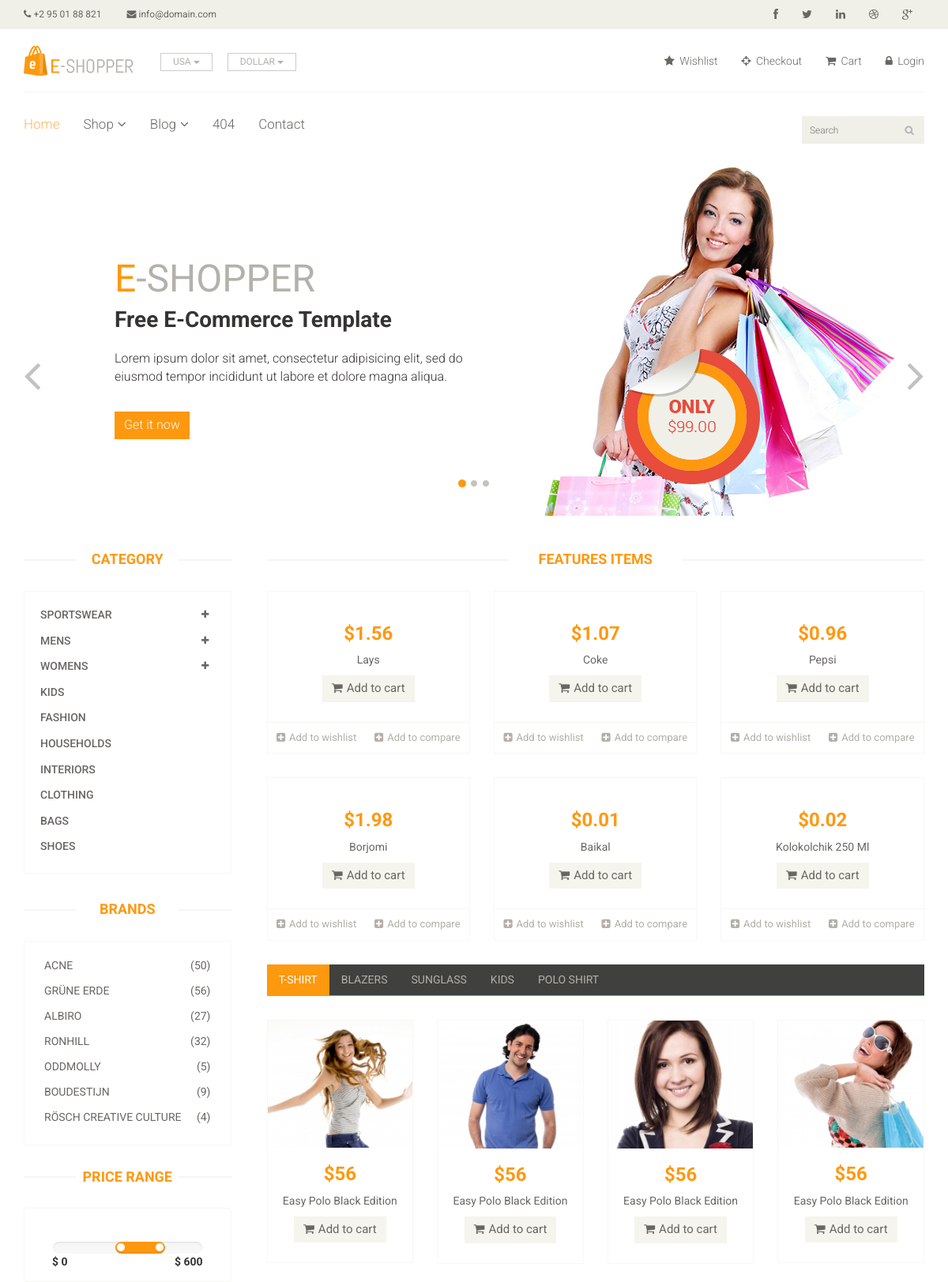
Before: / (upper part) with the older database file.
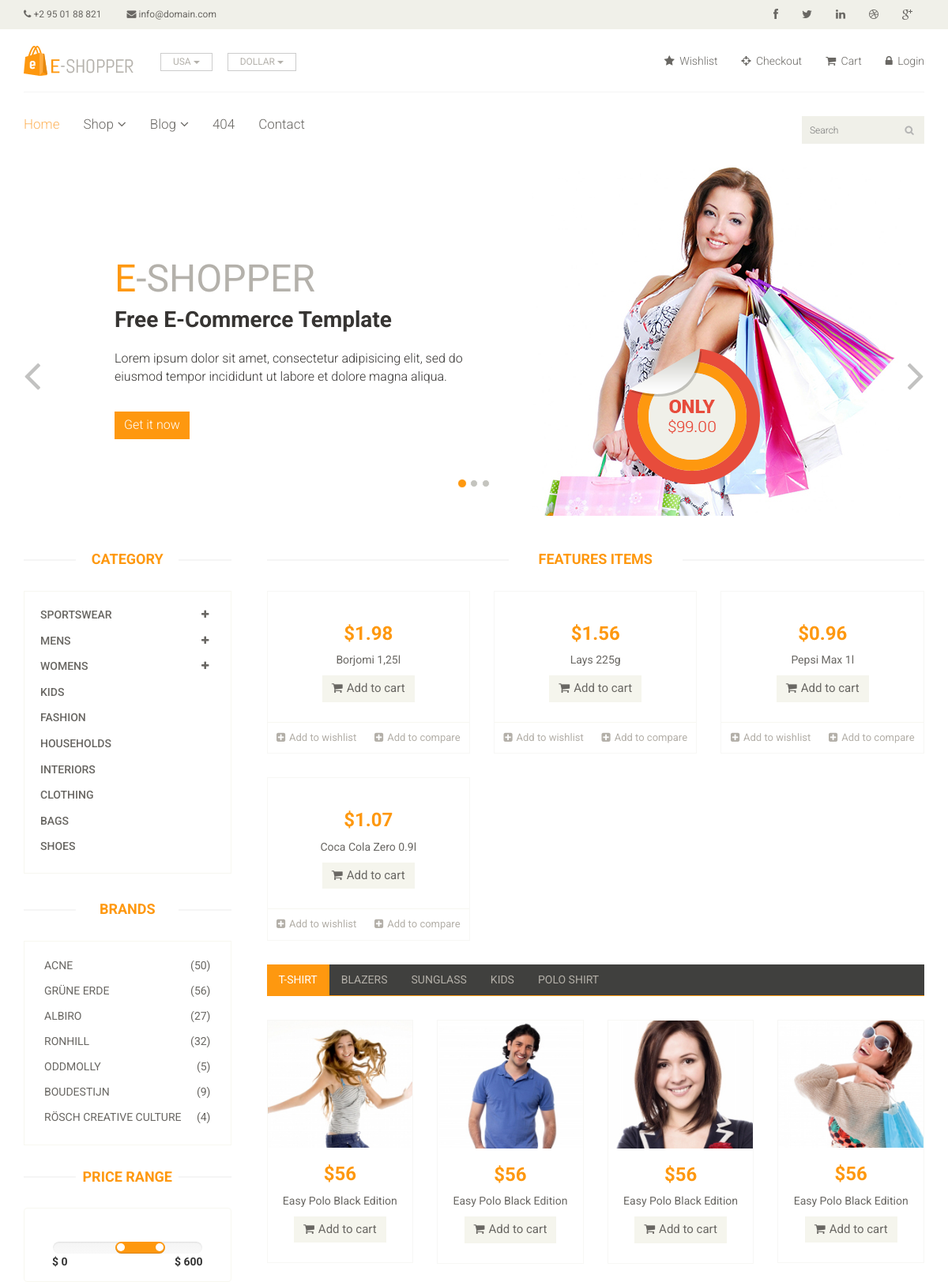
After: the same page with the newer database file.
### tables this page shows
CREATE TABLE `products` (
  `id` int(11) NOT NULL,
  `user_url` varchar(60) NOT NULL,
  `description` varchar(200) NOT NULL,
  `category` int(11) NOT NULL,
  `price` double NOT NULL,
  `quantity` int(11) NOT NULL,
  `image` varchar(500) NOT NULL,
  `image2` varchar(500) DEFAULT NULL,
  `image3` varchar(500) DEFAULT NULL,
  `image4` varchar(500) DEFAULT NULL,
  `date` datetime NOT NULL,
  `slag` varchar(100) NOT NULL
);

### app/controllers/home.php (called while the page is built, shortened)
<?php
class Home extends Controller
{
    public function index()
    {
        $DB = Database::newInstance();
        $ROWS = $DB->read("select * from products");
        $data['page_title'] = "Home";
        $data['ROWS'] = $ROWS;
        $this->view("index", $data);
    }
}

### app/core/app.php (called while the page is built, shortened)
<?php
class App
{
    protected $method = "index";
    public function __construct()
    {
        $url = $this->parseURL();
        if(file_exists("../app/controllers/" . strtolower($url[0]) . ".php"))
        {
            unset($url[0]);
        }
        $this->controller = new $this->controller;
        $this->params = (count($url) > 0) ? $url : ["home"];
        call_user_func_array([$this->controller, $this->method], $this->params);
    }
    private function parseURL()
    {
        $url = isset($_GET['url']) ? $_GET['url'] : "home";
        return explode("/", filter_var(trim($url, "/"), FILTER_SANITIZE_URL));
    }
}

### public/index.php (called while the page is built, shortened)
<?php
$app = new App();

### app/core/database.php (called while the page is built, shortened)
<?php
class Database
{
    public static $con;
    public function __construct()
    {
        try {
            $string = DB_TYPE . ":host=" . DB_HOST . ";dbname=" . DB_NAME;
            self::$con = new PDO($string, DB_USER, DB_PASS);
        } catch (PDOException $e) {
            die($e->getMessage());
        }
    }
    public static function newInstance()
    {
        return $instance = new self();
    }
    public function read($query, $data = array())
    {
        $stm = self::$con->prepare($query);
        $result = $stm->execute($data);
        if ($result) {
            $data = $stm->fetchAll(PDO::FETCH_OBJ);
            if (is_array($data) && count($data) > 0) {
                return $data;
            }
        }
        return false;
    }
}

### app/views/eshop/index.php (the view, shortened to what the rows shown need)
<section id="slider">
	<div class="container">
		<div class="row">
			<div class="col-sm-12">
				<div id="slider-carousel" class="carousel slide" data-ride="carousel">
					<div class="carousel-inner">
						<div class="item active">
							<div class="col-sm-6">
								<h1><span>E</span>-SHOPPER</h1>
								<h2>Free E-Commerce Template</h2>
							</div>
						</div>
					</div>
				</div>
			</div>
		</div>
	</div>
</section>
<section>
	<div class="container">
		<div class="row">
			<div class="col-sm-3">
				<div class="left-sidebar">
					<h2>Category</h2>
					<div class="brands_products">
						<h2>Brands</h2>
					</div>
					<div class="price-range">
						<h2>Price Range</h2>
					</div>
				</div>
			</div>
			<div class="col-sm-9 padding-right">
				<div class="features_items">
					<h2 class="title text-center">Features Items</h2>
					<?php if (is_array($ROWS)) : ?>
						<?php foreach ($ROWS as $row) : ?>
							<div class="col-sm-4">
								<div class="product-image-wrapper">
									<div class="single-products">
										<div class="productinfo text-center">
											<a href="<?= ROOT ?>product_details/<?= $row->slag ?>">
												<div style="overflow: hidden;"><img class="product-image" src="<?= ROOT . $row->image ?>" alt="" /></div>
											</a>
											<h2>$<?= $row->price ?></h2>
											<p><?= $row->description ?></p>
											<a href="#" class="btn btn-default add-to-cart"><i class="fa fa-shopping-cart"></i>Add to cart</a>
										</div>
									</div>
									<div class="choose">
										<ul class="nav nav-pills nav-justified">
											<li><a href="#"><i class="fa fa-plus-square"></i>Add to wishlist</a></li>
											<li><a href="#"><i class="fa fa-plus-square"></i>Add to compare</a></li>
										</ul>
									</div>
								</div>
							</div>
						<?php endforeach; ?>
					<?php endif; ?>
				</div>
				<div class="category-tab">
					<div class="tab-content">
						<div class="tab-pane fade active in" id="tshirt">
							<div class="col-sm-3">
								<div class="product-image-wrapper">
									<div class="single-products">
										<div class="productinfo text-center">
											<h2>$56</h2>
										</div>
									</div>
								</div>
							</div>
							<div class="col-sm-3">
								<div class="product-image-wrapper">
									<div class="single-products">
										<div class="productinfo text-center">
											<h2>$56</h2>
										</div>
									</div>
								</div>
							</div>
							<div class="col-sm-3">
								<div class="product-image-wrapper">
									<div class="single-products">
										<div class="productinfo text-center">
											<h2>$56</h2>
										</div>
									</div>
								</div>
							</div>
							<div class="col-sm-3">
								<div class="product-image-wrapper">
									<div class="single-products">
										<div class="productinfo text-center">
											<h2>$56</h2>
										</div>
									</div>
								</div>
							</div>
						</div>
					</div>
				</div>
			</div>
		</div>
	</div>
</section>

Changed rows visible on the page:
removed products: price "1.56", description "Lays"
removed products: price "1.07", description "Coke"
removed products: price "0.96", description "Pepsi"
removed products: price "1.98", description "Borjomi"
removed products: price "0.01", description "Baikal"
removed products: price "0.02", description "Kolokolchik 250 Ml"
added products: price "1.98", description "Borjomi 1,25l"
added products: price "1.56", description "Lays 225g"
added products: price "0.96", description "Pepsi Max 1l"
added products: price "1.07", description "Coca Cola Zero 0.9l"
